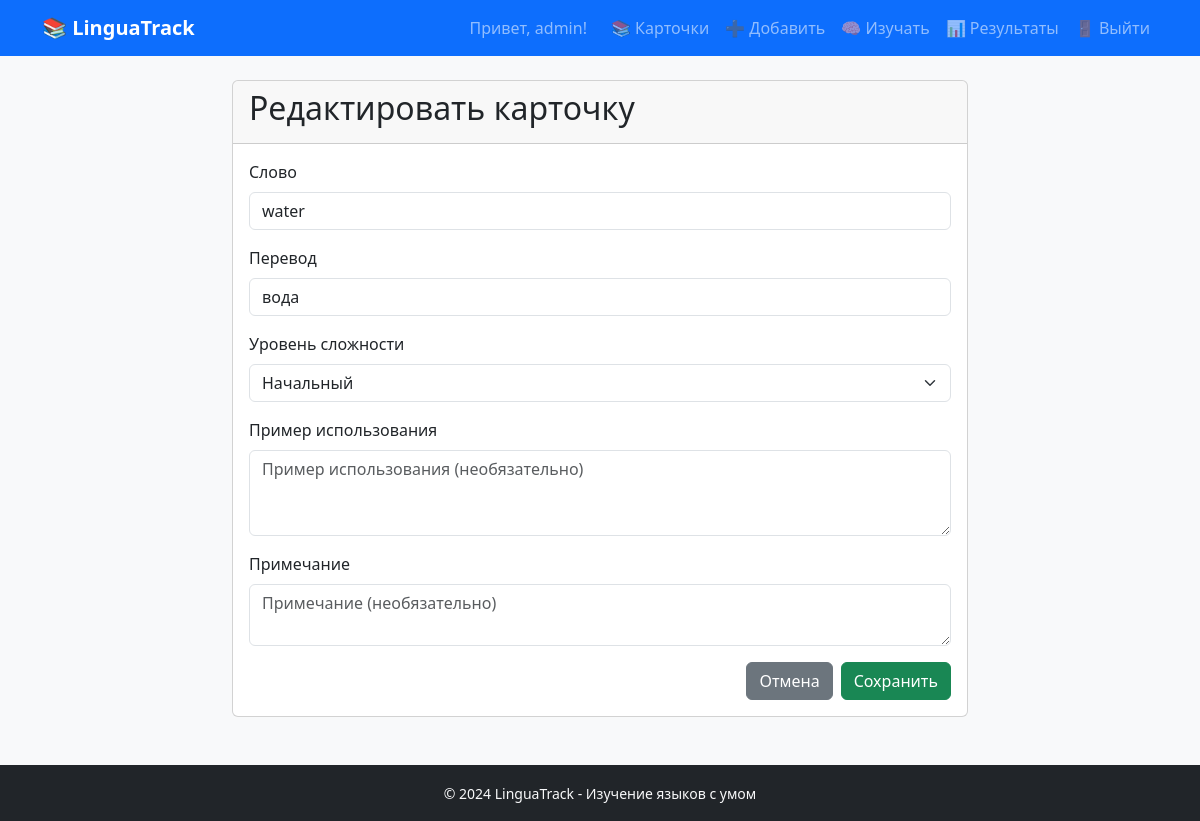
The page /cards/17/edit/ (signed in) on the database its author committed.
### cards/models.py (models this page shows, shortened)
class Card(models.Model):
    DIFFICULTY_CHOICES = [
        ('beginner', 'Начальный'),
        ('intermediate', 'Средний'),
        ('advanced', 'Продвинутый'),
    ]
    user = models.ForeignKey(User, on_delete=models.CASCADE, related_name='cards')
    word = models.CharField('Слово', max_length=200)
    translation = models.CharField('Перевод', max_length=200)
    example = models.TextField('Пример использования', blank=True, null=True)
    note = models.TextField('Примечание', blank=True, null=True)
    difficulty = models.CharField('Уровень сложности', max_length=20,
                                  choices=DIFFICULTY_CHOICES, default='beginner')
    is_learned = models.BooleanField('Выучено', default=False)
    times_studied = models.IntegerField('Количество изучений', default=0)
    times_correct = models.IntegerField('Правильных ответов', default=0)
    created_at = models.DateTimeField('Дата создания', auto_now_add=True)
    updated_at = models.DateTimeField('Дата изменения', auto_now=True)
    class Meta:
        verbose_name = 'Карточка'
        verbose_name_plural = 'Карточки'
        ordering = ['-created_at']

### cards/views.py (the view)
# urls.py: path('<int:pk>/edit/', views.card_edit, name='card_edit'),
@login_required
def card_edit(request, pk):
    card = get_object_or_404(Card, pk=pk, user=request.user)
    if request.method == 'POST':
        form = CardForm(request.POST, instance=card)
        if form.is_valid():
            form.save()
            messages.success(request, 'Карточка обновлена!')
            return redirect('cards:card_detail', pk=card.pk)
    else:
        form = CardForm(instance=card)
    return render(request, 'cards/card_form.html', {
        'form': form,
        'title': 'Редактировать карточку',
        'card': card
    })

### cards/forms.py
class CardForm(forms.ModelForm):
    class Meta:
        model = Card
        fields = ['word', 'translation', 'example', 'note', 'difficulty']
        widgets = {
            'word': forms.TextInput(attrs={
                'class': 'form-control',
                'placeholder': 'Введите слово на иностранном языке'
            }),
            'translation': forms.TextInput(attrs={
                'class': 'form-control',
                'placeholder': 'Введите перевод'
            }),
            'example': forms.Textarea(attrs={
                'class': 'form-control',
                'rows': 3,
                'placeholder': 'Пример использования (необязательно)'
            }),
            'note': forms.Textarea(attrs={
                'class': 'form-control',
                'rows': 2,
                'placeholder': 'Примечание (необязательно)'
            }),
            'difficulty': forms.Select(attrs={'class': 'form-select'})
        }

### cards/templates/cards/card_form.html (shortened to what this page needs)
{% extends 'cards/base.html' %}
{% block content %}
<div class="row justify-content-center">
    <div class="col-md-8">
        <div class="card">
            <div class="card-header">
                <h2>{{ title }}</h2>
            </div>
            <div class="card-body">
                <form method="post">
                    <div class="mb-3">
                        <label for="{{ form.word.id_for_label }}" class="form-label">
                            {{ form.word.label }}
                        </label>
                        {{ form.word }}
                    </div>
                    <div class="mb-3">
                        <label for="{{ form.translation.id_for_label }}" class="form-label">
                            {{ form.translation.label }}
                        </label>
                        {{ form.translation }}
                    </div>
                    <div class="mb-3">
                        <label for="{{ form.difficulty.id_for_label }}" class="form-label">
                            {{ form.difficulty.label }}
                        </label>
                        {{ form.difficulty }}
                    </div>
                    <div class="mb-3">
                        <label for="{{ form.example.id_for_label }}" class="form-label">
                            {{ form.example.label }}
                        </label>
                        {{ form.example }}
                    </div>
                    <div class="mb-3">
                        <label for="{{ form.note.id_for_label }}" class="form-label">
                            {{ form.note.label }}
                        </label>
                        {{ form.note }}
                    </div>
                    <div class="d-grid gap-2 d-md-flex justify-content-md-end">
                        <a href="{% url 'cards:card_list' %}" class="btn btn-secondary">Отмена</a>
                        <button type="submit" class="btn btn-success">Сохранить</button>
                    </div>
                </form>
            </div>
        </div>
    </div>
</div>
{% endblock %}

### cards/templates/cards/base.html (shortened to what this page needs)
<!DOCTYPE html>
<html lang="ru">
<head>
    <link href="https://cdn.jsdelivr.net/npm/bootstrap@5.3.2/dist/css/bootstrap.min.css" rel="stylesheet">
</head>
<body class="bg-light">
    <nav class="navbar navbar-expand-lg navbar-dark bg-primary">
        <div class="container">
            <a class="navbar-brand fw-bold" href="{% url 'cards:card_list' %}">
                📚 LinguaTrack
            </a>
            <div class="collapse navbar-collapse" id="navbarNav">
                <div class="navbar-nav ms-auto">
                    {% if user.is_authenticated %}
                        <span class="navbar-text me-3">
                            Привет, {{ user.username }}!
                        </span>
                        <a class="nav-link" href="{% url 'cards:card_list' %}">📚 Карточки</a>
                        <a class="nav-link" href="{% url 'cards:card_create' %}">➕ Добавить</a>
                        <a class="nav-link" href="{% url 'cards:smart_study' %}">🧠 Изучать</a>
                        <a class="nav-link" href="{% url 'cards:study_results' %}">📊 Результаты</a>
                        <a class="nav-link" href="{% url 'logout' %}">🚪 Выйти</a>
                    {% else %}
                        <a class="nav-link" href="{% url 'login' %}">🔑 Войти</a>
                        <a class="nav-link" href="{% url 'register' %}">✨ Регистрация</a>
                    {% endif %}
                </div>
            </div>
        </div>
    </nav>
    <main class="container mt-4">
        {% block content %}
        {% endblock %}
    </main>
    <footer class="bg-dark text-light text-center py-3 mt-5">
        <div class="container">
            <small>&copy; 2024 LinguaTrack - Изучение языков с умом</small>
        </div>
    </footer>
</body>
</html>

### rows shown on the page
Card: word "water", translation "вода", difficulty "Начальный"

### other values the page prints
{{ user.username }} "admin"
{{ title }} "Редактировать карточку"
